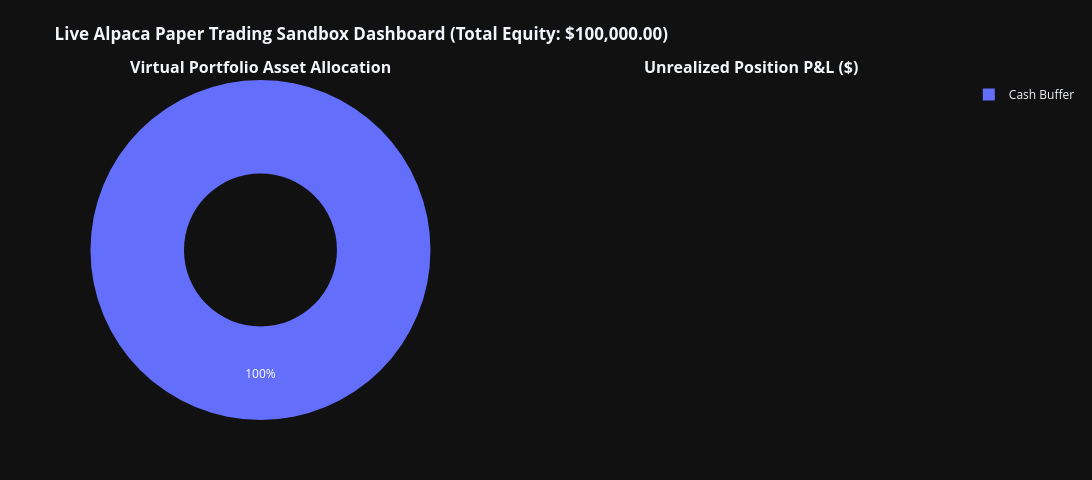

This figure's notebook cell:
### Markdown cell above
## 7. Interactive Portfolio Asset Allocation & P&L Dashboard

### Code cell
acc = trading_client.get_account()
df_pos = get_current_positions_df()

cash_val = float(acc.cash)
total_eq = float(acc.portfolio_value)

alloc_labels = df_pos['Symbol'].tolist() + ['Cash Buffer'] if not df_pos.empty else ['Cash Buffer']
alloc_values = df_pos['Market Value ($)'].tolist() + [cash_val] if not df_pos.empty else [cash_val]

fig = make_subplots(rows=1, cols=2, specs=[[{'type':'domain'}, {'type':'xy'}]],
                    subplot_titles=('<b>Virtual Portfolio Asset Allocation</b>', '<b>Unrealized Position P&L ($)</b>'))

# Donut Chart
fig.add_trace(go.Pie(
    labels=alloc_labels,
    values=alloc_values,
    hole=0.45,
    marker=dict(colors=px.colors.qualitative.Plotly)
), row=1, col=1)

# Position P&L Bar Chart
if not df_pos.empty:
    colors = ['#00CC96' if v >= 0 else '#EF553B' for v in df_pos['Unrealized P&L ($)']]
    fig.add_trace(go.Bar(
        x=df_pos['Symbol'],
        y=df_pos['Unrealized P&L ($)'],
        marker_color=colors,
        name='Unrealized P&L ($)'
    ), row=1, col=2)

fig.update_layout(
    template='plotly_dark',
    width=1150, height=480,
    title=f'<b>Live Alpaca Paper Trading Sandbox Dashboard (Total Equity: ${total_eq:,.2f})</b>',
    margin=dict(l=60, r=60, t=80, b=60)
)
fig.show()

### Figure 1 — Plotly figure (JSON) as saved in the notebook; plotly's stock layout.template omitted (floating-point values rounded to 4 significant figures)
{"data": [{"domain": {"x": [0.0, 0.45], "y": [0.0, 1.0]}, "hole": 0.45, "labels": ["Cash Buffer"], "marker": {"colors": ["#636EFA", "#EF553B", "#00CC96", "#AB63FA", "#FFA15A", "#19D3F3", "#FF6692", "#B6E880", "#FF97FF", "#FECB52"]}, "type": "pie", "values": [100000.0]}], "layout": {"annotations": [{"font": {"size": 16}, "showarrow": false, "text": "<b>Virtual Portfolio Asset Allocation</b>", "x": 0.225, "xanchor": "center", "xref": "paper", "y": 1.0, "yanchor": "bottom", "yref": "paper"}, {"font": {"size": 16}, "showarrow": false, "text": "<b>Unrealized Position P&L ($)</b>", "x": 0.775, "xanchor": "center", "xref": "paper", "y": 1.0, "yanchor": "bottom", "yref": "paper"}], "height": 480, "margin": {"b": 60, "l": 60, "r": 60, "t": 80}, "title": {"text": "<b>Live Alpaca Paper Trading Sandbox Dashboard (Total Equity: $100,000.00)</b>"}, "width": 1150, "xaxis": {"anchor": "y", "domain": [0.55, 1.0]}, "yaxis": {"anchor": "x", "domain": [0.0, 1.0]}}}
